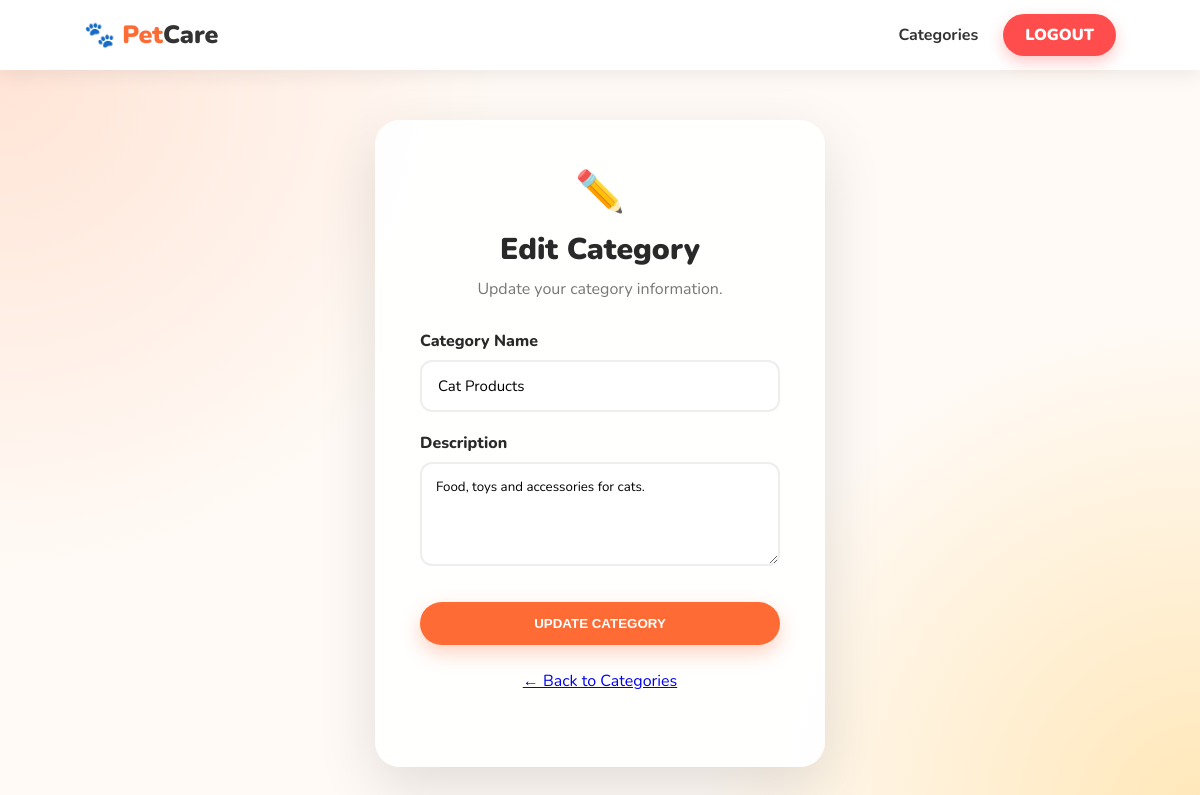
/edit_category.php?id=3 (signed in), run on the app's committed database.
### tables this page shows
CREATE TABLE `categories` (
  `id` int(11) NOT NULL AUTO_INCREMENT,
  `name` varchar(100) NOT NULL,
  `description` text DEFAULT NULL,
  `created_at` timestamp NOT NULL DEFAULT current_timestamp(),
  PRIMARY KEY (`id`),
  UNIQUE KEY `name` (`name`)
);

### edit_category.php (the view, shortened to what this page needs)
<?php
require_once "config/db.php";
$id = (int) $_GET["id"];
$stmt = $conn->prepare(
    "SELECT * FROM categories WHERE id = ?"
);
$stmt->bind_param("i", $id);
$stmt->execute();
$result = $stmt->get_result();
$category = $result->fetch_assoc();
?>
<!DOCTYPE html>
<html lang="en">
<head>
    <link rel="stylesheet" href="css/style.css">
</head>
<body>
<nav class="navbar">
    <a href="admin_dashboard.php" class="logo">
        🐾 Pet<span>Care</span>
    </a>
    <ul class="nav-links">
        <li>
            <a href="categories.php">
                Categories
            </a>
        </li>
        <li>
            <a href="logout.php" class="login-btn">
                LOGOUT
            </a>
        </li>
    </ul>
</nav>
<div class="auth-page">
    <div class="auth-card">
        <div class="auth-logo">
            ✏️
        </div>
        <h2>
            Edit Category
        </h2>
        <p>
            Update your category information.
        </p>
        <form method="POST">
            <div class="form-group">
                <label for="name">
                    Category Name
                </label>
                <input
                    type="text"
                    id="name"
                    name="name"
                    value="<?php echo htmlspecialchars(
                        $category["name"]
                    ); ?>"
                    required
                >
            </div>
            <div class="form-group">
                <label for="description">
                    Description
                </label>
                <textarea
                    id="description"
                    name="description"
                    rows="4"
                    style="width:100%; padding:14px; border:2px solid #eeeeee; border-radius:12px; font-family:inherit; resize:vertical;"
                ><?php echo htmlspecialchars(
                    $category["description"]
                ); ?></textarea>
            </div>
            <button
                type="submit"
                class="btn"
            >
                UPDATE CATEGORY
            </button>
        </form>
        <p style="margin-top:25px;">
            <a href="categories.php">
                ← Back to Categories
            </a>
        </p>
    </div>
</div>
</body>
</html>

### css/style.css (style rules this page uses)
* { margin: 0; padding: 0; box-sizing: border-box; }
html { scroll-behavior: smooth; }
body { font-family: 'Nunito', sans-serif; background: #fffaf5; color: #292929; min-height: 100vh; }
.navbar { width: 100%; padding: 18px 7%; background: white; display: flex; align-items: center; justify-content: space-between; box-shadow: 0 4px 20px rgba(0, 0, 0, 0.08); position: sticky; top: 0; z-index: 1000; }
.logo { font-size: 25px; font-weight: 900; text-decoration: none; color: #ff6b35; }
.logo span { color: #333; }
.nav-links { display: flex; gap: 25px; list-style: none; }
.nav-links a { text-decoration: none; color: #333; font-weight: 700; transition: 0.3s; }
.btn { display: inline-block; padding: 14px 28px; border-radius: 50px; background: #ff6b35; color: white; text-decoration: none; font-weight: 800; border: none; cursor: pointer; transition: 0.3s; box-shadow: 0 8px 20px rgba(255, 107, 53, 0.3); }
.login-btn { background: #ff4d4d; color: white !important; padding: 10px 22px; border-radius: 25px; font-weight: 900 !important; box-shadow: 0 6px 15px rgba(255, 77, 77, 0.3); transition: 0.3s ease; }
.auth-page { min-height: calc(100vh - 80px); display: flex; align-items: center; justify-content: center; padding: 50px 20px; background: radial-gradient( circle at top left, #ffe4d6, transparent 35% ), radial-gradient( circle at bottom right, #ffe7b8, transparent 35% ), #fffaf5; }
.auth-card { width: 100%; max-width: 450px; background: rgba(255, 255, 255, 0.95); padding: 45px; border-radius: 25px; box-shadow: 0 20px 60px rgba(0, 0, 0, 0.12); animation: fadeUp 0.8s ease; }
.auth-logo { text-align: center; font-size: 40px; margin-bottom: 10px; }
.auth-card h2 { text-align: center; font-size: 30px; font-weight: 900; margin-bottom: 8px; }
.auth-card p { text-align: center; color: #777; margin-bottom: 30px; }
.form-group { margin-bottom: 20px; }
.form-group label { display: block; margin-bottom: 8px; font-weight: 800; }
.form-group input, .form-group select { width: 100%; padding: 14px 16px; border: 2px solid #eeeeee; border-radius: 12px; font-family: inherit; font-size: 15px; outline: none; transition: 0.3s; }
.auth-card button { width: 100%; margin-top: 10px; }

### data on the page
categories: name "Cat Products", description "Food, toys and accessories for cats."
